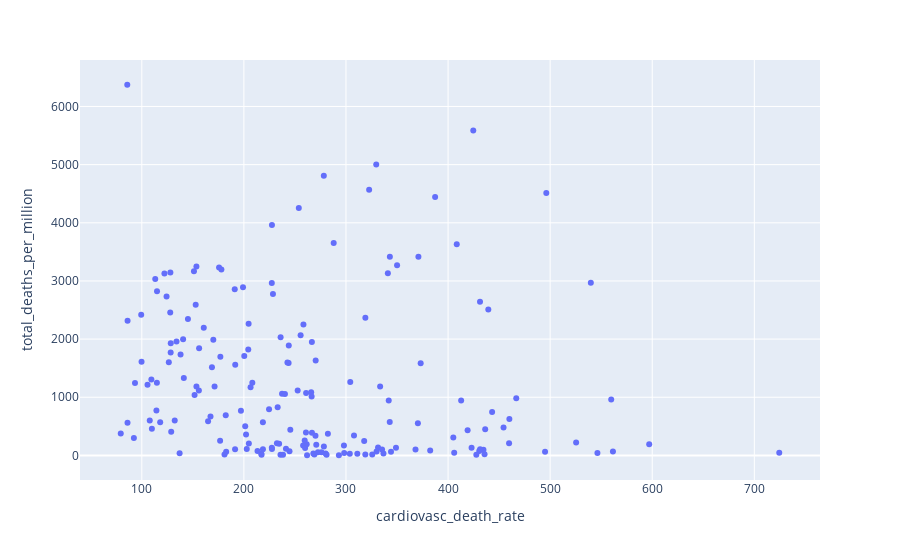

Here is the notebook cell this chart was saved with:
### Code cell
fig = px.scatter(test_df, x="cardiovasc_death_rate", y="total_deaths_per_million")
fig.show()

### Figure 1 — Plotly figure (JSON) as saved in the notebook; plotly's stock layout.template omitted (floating-point values rounded to 4 significant figures; data arrays with more than 128 entries replaced by an {"elided": "..."} marker saying what was removed)
{"data": [{"hovertemplate": "cardiovasc_death_rate=%{x}<br>total_deaths_per_million=%{y}<extra></extra>", "legendgroup": "", "marker": {"color": "#636efa", "symbol": "circle"}, "mode": "markers", "name": "", "orientation": "v", "showlegend": false, "type": "scatter", "x": {"elided": "179 float values"}, "xaxis": "x", "y": {"elided": "179 float values"}, "yaxis": "y"}], "layout": {"legend": {"tracegroupgap": 0}, "margin": {"t": 60}, "xaxis": {"anchor": "y", "domain": [0, 1], "title": {"text": "cardiovasc_death_rate"}}, "yaxis": {"anchor": "x", "domain": [0, 1], "title": {"text": "total_deaths_per_million"}}}}
